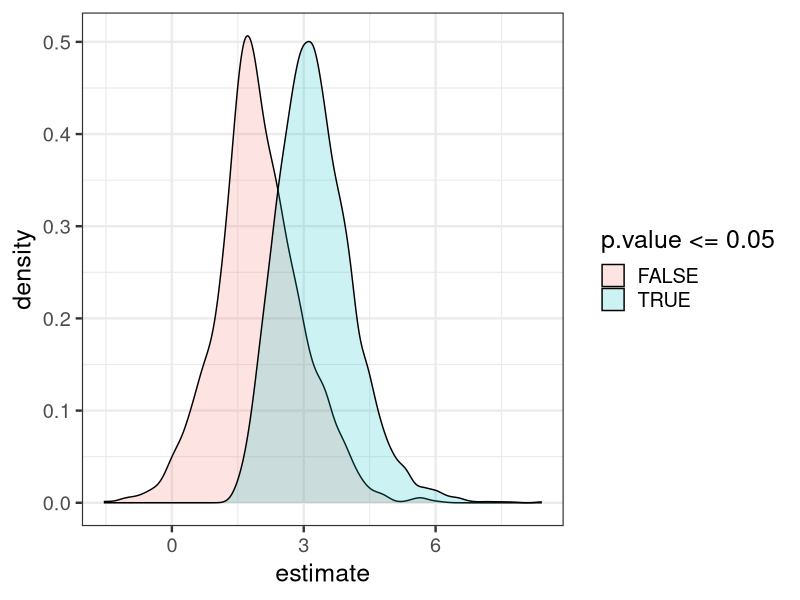
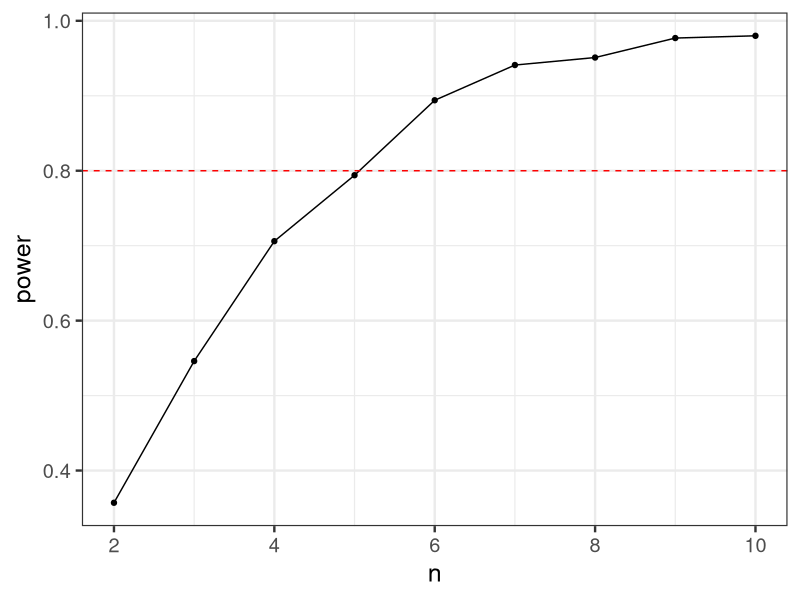
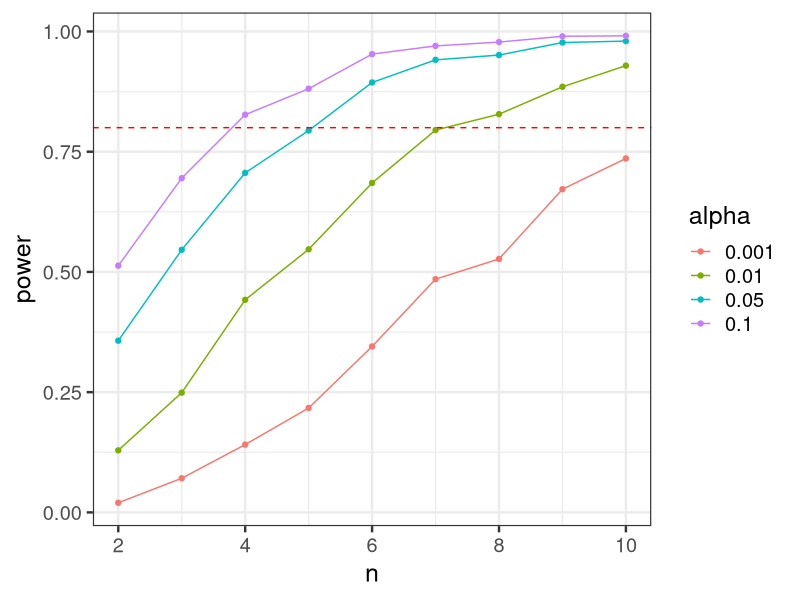
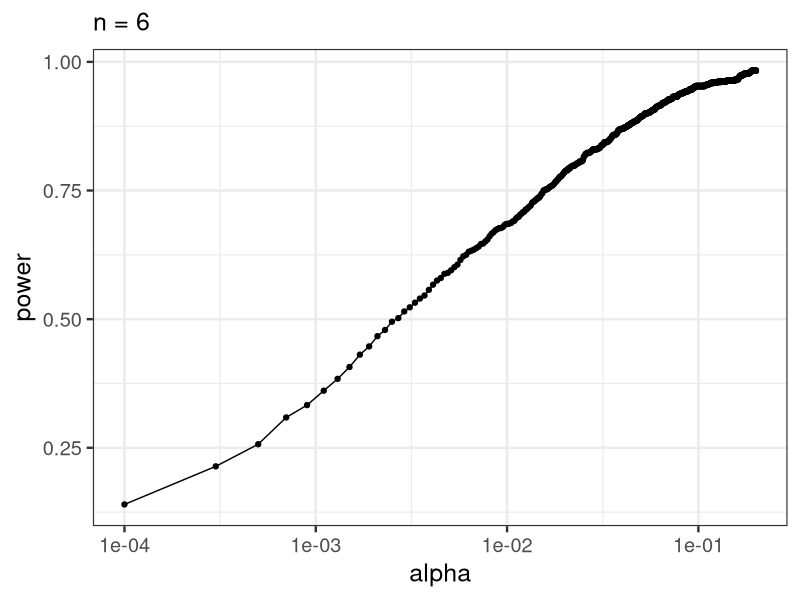
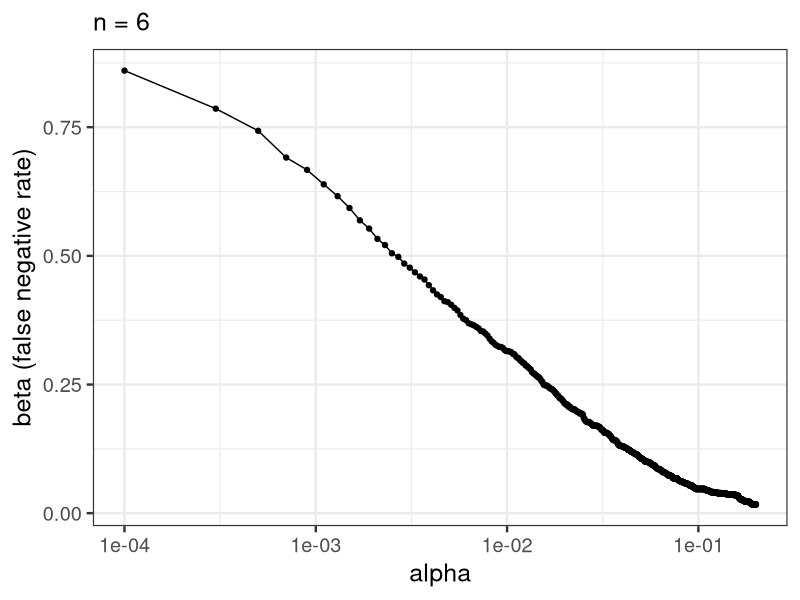
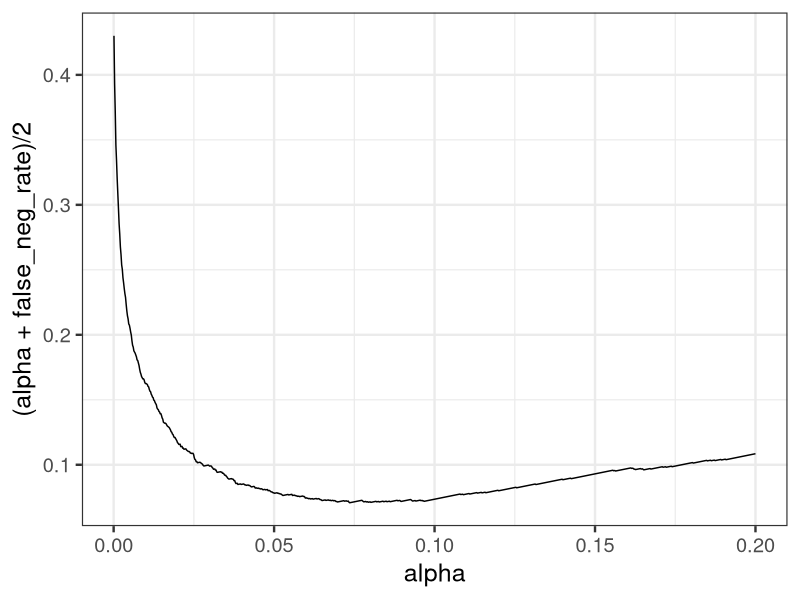

Generate these figures, in order, with R:
## ---- chunk 1
library(knitr)
library(ggplot2)
library(dplyr)
library(purrr)
library(tidyr)
library(broom)

opts_chunk$set(fig.height=6, 
               fig.width = 8,
               fig.align = "center",
               comment=NA, 
               warning=FALSE, 
               echo = FALSE,
               message = FALSE)

options(htmltools.dir.version = FALSE)
theme_set(theme_bw(base_size=18))
## ---- chunk 2
type_dat <- tibble::tribble(
  ~` `, ~`Fail to Reject Ho`, ~`Reject Ho`,
  "Ho is True", "-", "Type I Error",
  "Ho is False", "Type II Error", "-"
)
knitr::kable(type_dat) 
## ---- chunk 3
make_puffers <- function(n, slope = 3, predator_sd = 5){
  
  #make some simulated data
  tibble(resemblance = rep(1:4, n),
             predators = rnorm(n*4, 
                               mean = slope*resemblance, 
                               sd = predator_sd))
  
}

set.seed(31415)
make_puffers(2)
## ---- chunk 4
puffer_sims <- tibble(n = 2:10) |>
  
  #for each sample size
  group_by(n) |>
  
  #simulate some data
  summarize(  map_dfr(1:1000, ~make_puffers(n), .id = "sim"))

puffer_sims
## ---- chunk 5
puffer_results <- puffer_sims |>

  #for each simulation
  group_by(n, sim) |>
  nest() |>

  #fit a model, get it's coefficients and p-values
  summarize(fit = map(data, ~lm(predators ~ resemblance, data = .)),
            coefs = map(fit, broom::tidy)) |>
  
  unnest(coefs) |>
  
  #filter to just our resemblance term
  filter(term == "resemblance")
## ---- chunk 6
ggplot(puffer_results, aes(x = estimate, fill = p.value <= 0.05)) + 
  geom_density(alpha = 0.2)
## ---- chunk 7
puffer_power <- puffer_results |>
  
  group_by(n) |>
  
  summarize(false_neg_rate = sum(p.value > 0.05) / n(),
            
            power = 1 - false_neg_rate)
  
## ---- chunk 8
ggplot(puffer_power,
       aes(x = n, y = power)) +
  geom_point() +
  geom_line() +
  geom_hline(yintercept = 0.8, lty = 2, color = "red")
## ---- chunk 9
puffer_power_alpha <- puffer_results |>
  
  crossing(alpha = c(0.001, 0.01, 0.05, 0.1)) |>
  
  group_by(n, alpha) |>
  
  summarize(false_neg_rate = sum(p.value > alpha) / n(),
            
            power = 1 - false_neg_rate)

ggplot(puffer_power_alpha,
       aes(x = n, y = power, color = as.factor(alpha))) +
  geom_point() +
  geom_line() +
  geom_hline(yintercept = 0.8, lty = 2, color = "red") +
  labs(color = "alpha")
## ---- chunk 10
puffer_power_alpha_power <- puffer_results |>
  
  filter(n == 6) |>
  
  crossing(alpha = seq(0.0001,0.2, length.out = 1000)) |>
  
  group_by(alpha) |>
  
  summarize(false_neg_rate = sum(p.value > alpha) / n(),
            
            power = 1 - false_neg_rate)

ggplot(puffer_power_alpha_power,
       aes(x = alpha, y = power)) +
  geom_point() +
  geom_line() +
  labs(subtitle= "n = 6") +
  scale_x_log10()#  + scale_x_log10()
## ---- chunk 11

ggplot(puffer_power_alpha_power,
       aes(x = alpha, y = false_neg_rate)) +
  geom_point() +
  geom_line() +
  labs(subtitle= "n = 6", y = "beta (false negative rate)") +
  scale_x_log10()#  + scale_x_log10()
## ---- chunk 12
ggplot(puffer_power_alpha_power,
       aes(x = alpha, y = (alpha + false_neg_rate)/2)) +
  geom_line()


puffer_power_alpha_power |>
  filter((alpha + false_neg_rate)/2 == min((alpha + false_neg_rate)/2)) |>
  knitr::kable()

## ---- chunk 13
type_dat <- tibble::tribble(
  ~` `, ~`Fail to Reject Ho`, ~`Reject Ho`,
  "Ho is True", "-", "Type I Error",
  "Ho is False", "Type II Error", "Correct or Type III or IV error"
)
knitr::kable(type_dat) 
